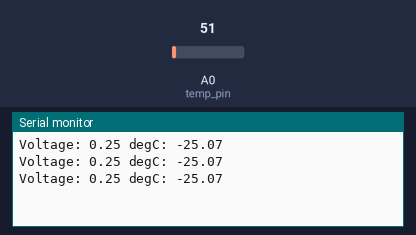
Recording of a sketch running on a simulated Arduino Uno, built with avr-gcc and run on an emulated ATmega328P. Shown: the last lines printed to the serial monitor. The inputs (shaded band) are chosen by the test bench; at power-on: A0 (temp_pin) = 51.

Above: at 1.3 s.
1.4 s: A0 (temp_pin) set to 61
At 1.9 s:
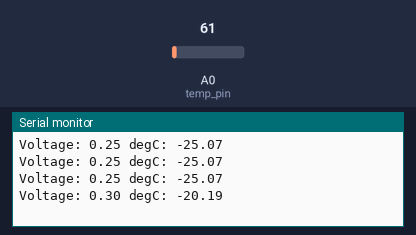
2.9 s: A0 (temp_pin) set to 71
At 3.4 s:
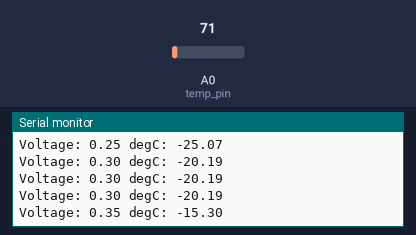
Timing chart, 0 to 5.9 s (numbered marks = the images above; inputs shaded):
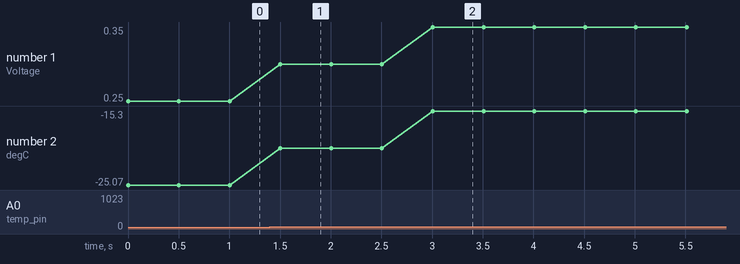

The sketch:

TEMPERATURE_SENSOR.ino
```cpp
const int temp_pin=A0;


void setup() {
  Serial.begin(9600);
}

void loop() {
float Voltage;
float temp_c;

Voltage=analogRead(temp_pin)*5.0/1023;
temp_c=100.0*Voltage-50;
Serial.print("Voltage: ");
Serial.print(Voltage);
Serial.print(" degC: ");
Serial.println(temp_c);
delay(500);

  // put your main code here, to run repeatedly:

}
```

Measured:
- after the input at 1.4 s, the serial monitor: prints a new line after 0.10 s (image 1)
- after the input at 2.9 s, the serial monitor: prints a new line after 0.11 s (image 2)
- plotted number 1: 0.25 → 0.3 after the input at 1.4 s, 0.3 → 0.35 after the input at 2.9 s
- plotted number 2: -25.07 → -20.19 after the input at 1.4 s, -20.19 → -15.3 after the input at 2.9 s
